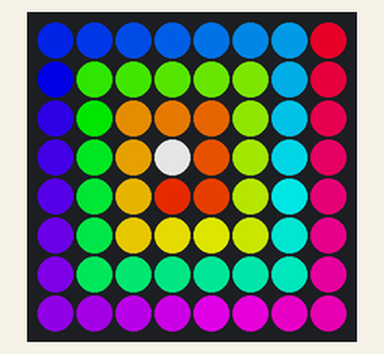
Simulated run of this program. Board: Raspberry Pi (BCM pin numbers) with a Sense HAT. Shown: the Sense HAT's 8×8 RGB LED matrix. Dim RGB values are drawn brighter than linear; what the program prints to the terminal is not drawn.

Above: at 0.08 s.
At 0.88 s:
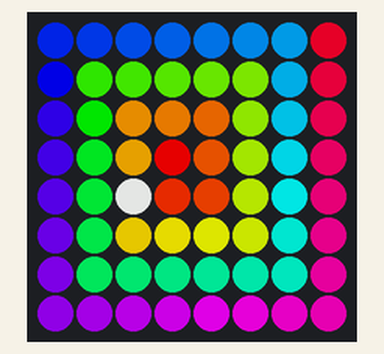
At 1.78 s:
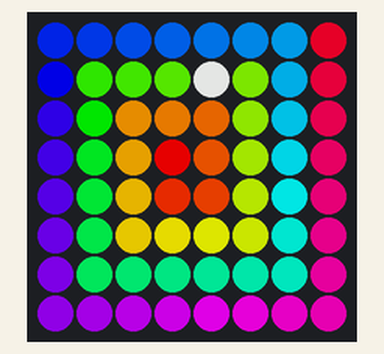
At 3.48 s:
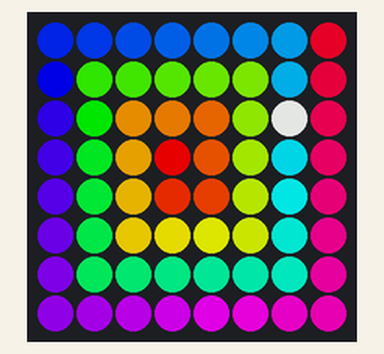
At 5.19 s:
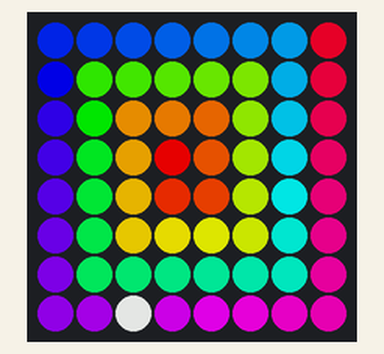
At 6.99 s:
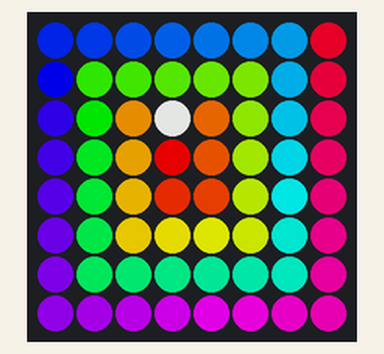

The program:

rainbow11.py
```python
#!/usr/bin/env python3
# ========================================================================
# rainbow11.py
#
# Description: Display rainbow colors in a spiral pattern followed by a
#              white dot "chaser".
#
# Author: Jim Ing
# Date: 2024-08-17
# ========================================================================

import colorsys
import time
from config import sense

sense.clear()

# Define the spiral order for an 8x8 matrix
spiral_order = [
    (3, 3), (3, 4), (4, 4), (4, 3),
    (4, 2), (3, 2), (2, 2), (2, 3),
    (2, 4), (2, 5), (3, 5), (4, 5),
    (5, 5), (5, 4), (5, 3), (5, 2),
    (5, 1), (4, 1), (3, 1), (2, 1),
    (1, 1), (1, 2), (1, 3), (1, 4),
    (1, 5), (1, 6), (2, 6), (3, 6),
    (4, 6), (5, 6), (6, 6), (6, 5),
    (6, 4), (6, 3), (6, 2), (6, 1),
    (6, 0), (5, 0), (4, 0), (3, 0),
    (2, 0), (1, 0), (0, 0), (0, 1),
    (0, 2), (0, 3), (0, 4), (0, 5),
    (0, 6), (0, 7), (1, 7), (2, 7),
    (3, 7), (4, 7), (5, 7), (6, 7),
    (7, 7), (7, 6), (7, 5), (7, 4),
    (7, 3), (7, 2), (7, 1), (7, 0)
]

# Store the original colors of the spiral pattern
original_colors = []

# Iterate through the spiral order to light up the pixels with their respective colors
for i, (x, y) in enumerate(spiral_order):
    # Calculate the hue based on the index
    hue = i / 64.0 # Range from 0 to 1

    # Convert HSV to RGB
    r, g, b = colorsys.hsv_to_rgb(hue, 1.0, 1.0) # Full saturation and value

    # Convert RGB values to 0-255 range
    r = int(r * 255)
    g = int(g * 255)
    b = int(b * 255)

    # Save the original color to restore later
    original_colors.append((r, g, b))

    # Set the pixel on the Sense HAT
    sense.set_pixel(x, y, r, g, b)

try:
    print("To quit, press Ctrl+C")

    # Animate the white dot following the spiral pattern
    while True:
        for i, (x, y) in enumerate(spiral_order):
            # Restore the previous pixel's color (except for the first iteration)
            if i > 0:
                prev_x, prev_y = spiral_order[i - 1]
                prev_color = original_colors[i - 1]
                sense.set_pixel(prev_x, prev_y, prev_color[0], prev_color[1], prev_color[2])

            # Set the current pixel to white
            sense.set_pixel(x, y, 255, 255, 255)

            # Add a delay
            time.sleep(0.1)

        # Restore the last pixel color after the loop
        last_x, last_y = spiral_order[-1]
        last_color = original_colors[-1]
        sense.set_pixel(last_x, last_y, last_color[0], last_color[1], last_color[2])

except KeyboardInterrupt:
    sense.clear()
```

config.py
```python
#!/usr/bin/env python3
# ========================================================================
# config.py
#
# Description: Global configuration.
#
# Author: Jim Ing
# Date: 2024-08-29
# ========================================================================

from sense_hat import SenseHat
#from sense_hat import SenseHat, ACTION_PRESSED, ACTION_HELD, ACTION_RELEASED

sense = SenseHat()

sense.rotation = 0
sense.low_light = True
```

Measured:
- by itself, everything shown: repeats every 6.4 s, in 64 steps
